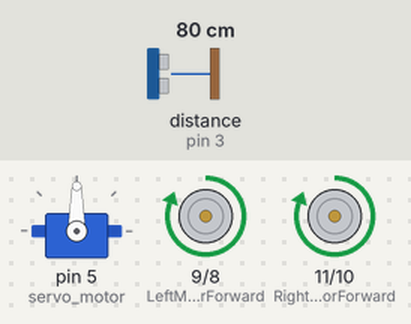
Bench run of a sketch on a simulated Arduino Uno, built with avr-gcc and run on an emulated ATmega328P. Shown: servo, motor-driver pin pairs drawn as motors (green arrow = first pin HIGH = forward, orange = second pin HIGH = backward, longer = more drive). Wiring (inferred from the names in the program): ultrasonic range finder: trigger pin 2; echo pin 3. The test bench sets the inputs (shaded band); at power-on: distance to the obstacle (sensor on pin 3) 80 cm. The echo pulse lasts 58.3 µs per cm.

Above: at 7.3 s.
7.4 s: distance to the obstacle (sensor on pin 3) set to 45 cm
8.9 s: distance to the obstacle (sensor on pin 3) set to 39 cm
At 9.6 s:
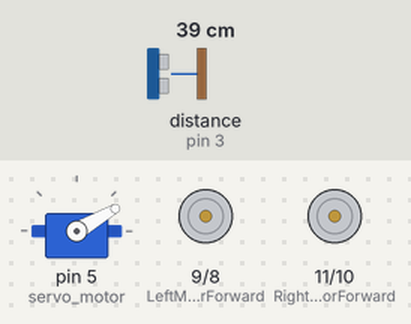
At 11.2 s:
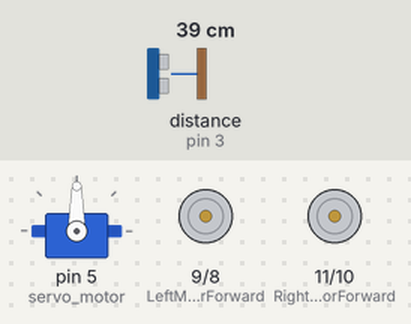
11.9 s: distance to the obstacle (sensor on pin 3) set to 60 cm
14.3 s: distance to the obstacle (sensor on pin 3) set to 2 cm
At 15.7 s:
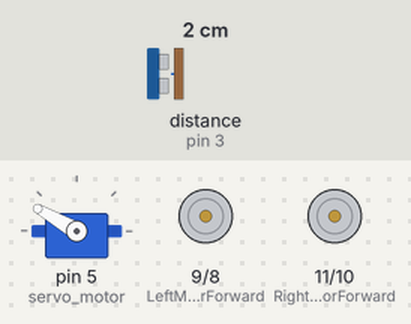
17.3 s: distance to the obstacle (sensor on pin 3) set to 120 cm
Timing chart, 0 to 20.3 s (numbered marks = the images above; inputs shaded):
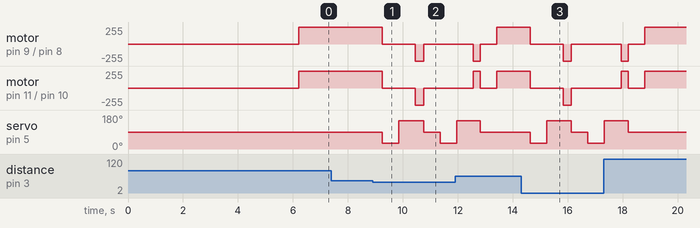

The sketch:

final_logic.ino
```cpp
#include <Servo.h>          //Servo motor library. This is standard library

//our L298N/motor control  pins
const int LeftMotorForward = 9;
const int LeftMotorBackward = 8;
const int RightMotorForward = 11;
const int RightMotorBackward = 10;
// set speed if you use supported motor controll
//const int ena = 6;
//const int enb = 5;

// ultra wave sensor
#define trigPin 2
#define echoPin 3
#define angle 60

#define min_distance 40
boolean goesForward = false;
int distance;
// defines variables
long duration; // variable for the duration of sound wave travel

Servo servo_motor; //our servo name

void setup(){

 pinMode(trigPin, OUTPUT); // Sets the trigPin as an OUTPUT
  pinMode(echoPin, INPUT); // Sets the echoPin as an INPUT
  pinMode(RightMotorForward, OUTPUT);
  pinMode(LeftMotorForward, OUTPUT);
  pinMode(LeftMotorBackward, OUTPUT);
  pinMode(RightMotorBackward, OUTPUT);
Serial.begin(9600);

// set speed if you use supported motor controll
// pinMode(ena, OUTPUT);
// pinMode(enb, OUTPUT);
//   analogWrite(ena, 200);  // chinh toc do dong co ben trai
// analogWrite(enb, 200); // chinh toc do dong co ben trai

  moveStop();
  delay(2000);
  servo_motor.attach(5); //our servo pin
  servo_motor.write(90);

  delay(4000); // help with failed code upload

  distance = readPing();


}

void loop(){
    distance = lookStraight();
  if (distance <= min_distance){
    moveStop();
    findNewPath();
  } else {
    moveForward();
  }

}

void findNewPath() {
  int turned = 0;

  while (turned == 0) {
    if (lookRight() > min_distance) {
      moveStop();
      turnRight();
      moveStop();
      turned =1;
    }
    else if (lookLeft() > min_distance) {

      moveStop();
      turnLeft();
      moveStop();
      turned = 1;
    }
    else { // in case you can't go left or right
      moveStop();
     moveBackward();
     lookStraight();
     moveStop();
    }
  }

}

int lookRight(){
  servo_motor.write(90-angle);

  delay(500);
  int distance = readPing();

  return distance;
}

int lookLeft(){
  servo_motor.write(90+angle);
  delay(500);
  int distance = readPing();

  return distance;
}

int lookStraight(){
  int distance;
  if (servo_motor.read() == 90)
  {
   distance = readPing();
  } else {
   moveStop();
  servo_motor.write(90);

  delay(500);
  distance = readPing();
  }

  return distance;
}

int readPing(){
  // clear condition trigpin
  digitalWrite(trigPin, LOW);
  delayMicroseconds(10);
  // Sets the trigPin HIGH (ACTIVE) for 10 microseconds
  digitalWrite(trigPin, HIGH);
  delayMicroseconds(10);
  digitalWrite(trigPin, LOW);
  // Reads the echoPin, returns the sound wave travel time in microseconds
  duration = pulseIn(echoPin, HIGH);
  delay(100);
  // Calculating the distance
  distance = (duration+10) * 0.0343 / 2; // Speed of sound wave divided by 2 (go and back), 343m/s
  return distance;
}


void moveForward(){

    digitalWrite(LeftMotorForward, HIGH);
    digitalWrite(RightMotorForward, HIGH);
    digitalWrite(LeftMotorBackward, LOW);
    digitalWrite(RightMotorBackward, LOW);
    delay(200);
}

void moveBackward(){


  digitalWrite(LeftMotorBackward, HIGH);
  digitalWrite(RightMotorBackward, HIGH);

  digitalWrite(LeftMotorForward, LOW);
  digitalWrite(RightMotorForward, LOW);
  delay(300);
  moveStop();
}

void turnRight(){

  digitalWrite(LeftMotorForward, HIGH);
  digitalWrite(RightMotorBackward, HIGH);

  digitalWrite(LeftMotorBackward, LOW);
  digitalWrite(RightMotorForward, LOW);

  delay(250); // tune this to arround 60 degree turning
  //to match with servo turn degree
}

void turnLeft(){

  digitalWrite(LeftMotorBackward, HIGH);
  digitalWrite(RightMotorForward, HIGH);

  digitalWrite(LeftMotorForward, LOW);
  digitalWrite(RightMotorBackward, LOW);

  delay(250);
}

void moveStop() {
    digitalWrite(LeftMotorBackward, LOW);
  digitalWrite(RightMotorForward, LOW);

  digitalWrite(LeftMotorForward, LOW);
  digitalWrite(RightMotorBackward, LOW);
}
```

Measured:
- the behaviour switches between 42 and 41 cm on distance to the obstacle (sensor on pin 3) (found by bisection; images 0 and 1)
- after the input at 7.4 s, every drawn part: stays the same
- after the input at 8.9 s, motor on pin 9 (LeftMotorForward) / pin 8 (LeftMotorBackward), motor on pin 11 (RightMotorForward) / pin 10 (RightMotorBackward): forward 255/255 → stopped after 0.35 s, → backward 255/255 1.2 s later, → stopped 0.30 s later
- after the input at 14.3 s, motor on pin 9 (LeftMotorForward) / pin 8 (LeftMotorBackward), motor on pin 11 (RightMotorForward) / pin 10 (RightMotorBackward): forward 255/255 → stopped after 0.33 s, → backward 255/255 1.2 s later, → stopped 0.30 s later
